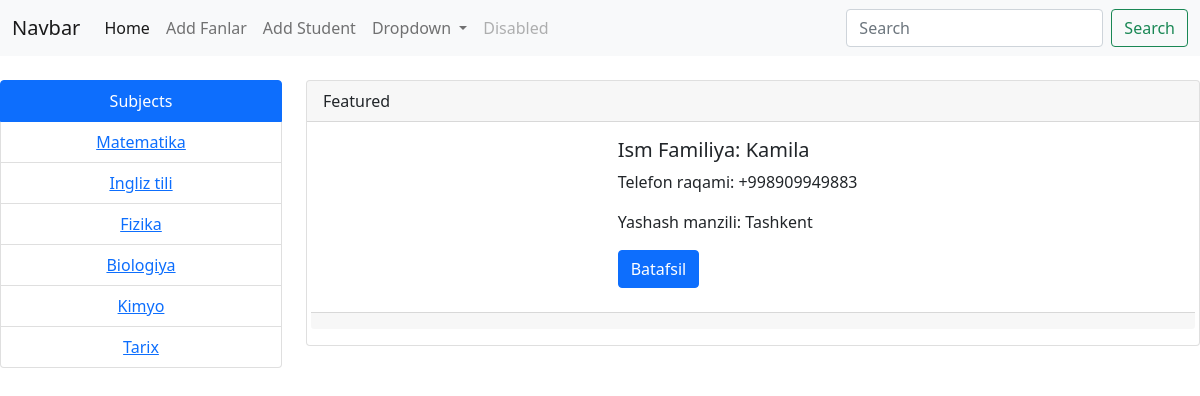
/app/fanlar/5, run on the app's committed database.
### configapp/models.py (models this page shows, shortened)
class Fanlar(models.Model):
    title = models.CharField(max_length=150)

class Student(models.Model):
    fullname = models.CharField(max_length=150)
    phone = models.TextField()
    location = models.TextField(max_length=150)
    fan = models.ForeignKey(Fanlar,on_delete=models.CASCADE)

### configapp/views.py (the view)
# urls.py: path('fanlar/<int:fan_id>',get_fanlar,name='get_fanlar'),
def get_fanlar(request, fan_id):
    students = Student.objects.filter(fan_id=fan_id)
    fanlar = Fanlar.objects.all()
    context = {
        "fanlar": fanlar,
        "students": students,
    }
    return render(request, 'get_fanlar.html', context=context)

### configapp/templates/get_fanlar.html (shortened to what this page needs)
<!DOCTYPE html>
<html lang="en">
<head>
</head>
<link href="https://cdn.jsdelivr.net/npm/bootstrap@5.0.2/dist/css/bootstrap.min.css" rel="stylesheet">
<body>
<nav class="navbar navbar-expand-lg navbar-light bg-light">
  <div class="container-fluid">
    <a class="navbar-brand" href="#">Navbar</a>
    <div class="collapse navbar-collapse" id="navbarSupportedContent">
      <ul class="navbar-nav me-auto mb-2 mb-lg-0">
        <li class="nav-item">
          <a class="nav-link active" aria-current="page" href="{% url 'home' %}">Home</a>
        </li>
        <li class="nav-item">
          <a class="nav-link" href="{% url 'add_fanlar' %}">Add Fanlar</a>
        </li>
        <li class="nav-item">
          <a class="nav-link" href="{% url 'add_student' %}">Add Student</a>
        </li>
        <li class="nav-item dropdown">
          <a class="nav-link dropdown-toggle" href="#" id="navbarDropdown" role="button" data-bs-toggle="dropdown" aria-expanded="false">
            Dropdown
          </a>
        </li>
        <li class="nav-item">
          <a class="nav-link disabled" href="#" tabindex="-1" aria-disabled="true">Disabled</a>
        </li>
      </ul>
      <form class="d-flex">
        <input class="form-control me-2" type="search" placeholder="Search" aria-label="Search">
        <button class="btn btn-outline-success" type="submit">Search</button>
      </form>
    </div>
  </div>
</nav>
<div class="row">
  <div class="col-3 mt-4 text-center"><ul class="list-group ">
  <li class="list-group-item active" aria-current="true">Subjects</li>
    {% for item in fanlar %}
    <li class="list-group-item" ><a href="{% url 'get_fanlar' item.pk%}">{{item.title}}</a></li>
    {% endfor %}
</ul>
  </div>
  <div class="col-9 mt-4">
    {% for item in students %}
    <div class="card  ">
  <div class="card-header">
    Featured
  </div>
  <div class="card-body">
    <div class="row">
      <div class="col-4">
      </div>
      <div class="col-8"><h5 class="card-title">Ism Familiya: {{item.fullname}}</h5>
    <p class="card-text">Telefon raqami: {{item.phone}}</p>
    <p class="card-text">Yashash manzili: {{item.location}}</p>
    <a href="#" class="btn btn-primary mb-4">Batafsil</a>
  </div>
  <div class="card-footer text-muted">
  </div>
    </div>
    </div>
</div></div>
    {% endfor %}
</div>
</body>
</html>

### data on the page
Fanlar: title "Matematika"
Fanlar: title "Ingliz tili"
Fanlar: title "Fizika"
Fanlar: title "Biologiya"
Fanlar: title "Kimyo"
Fanlar: title "Tarix"
Student: fullname "Kamila", phone "+998909949883", location "Tashkent"
